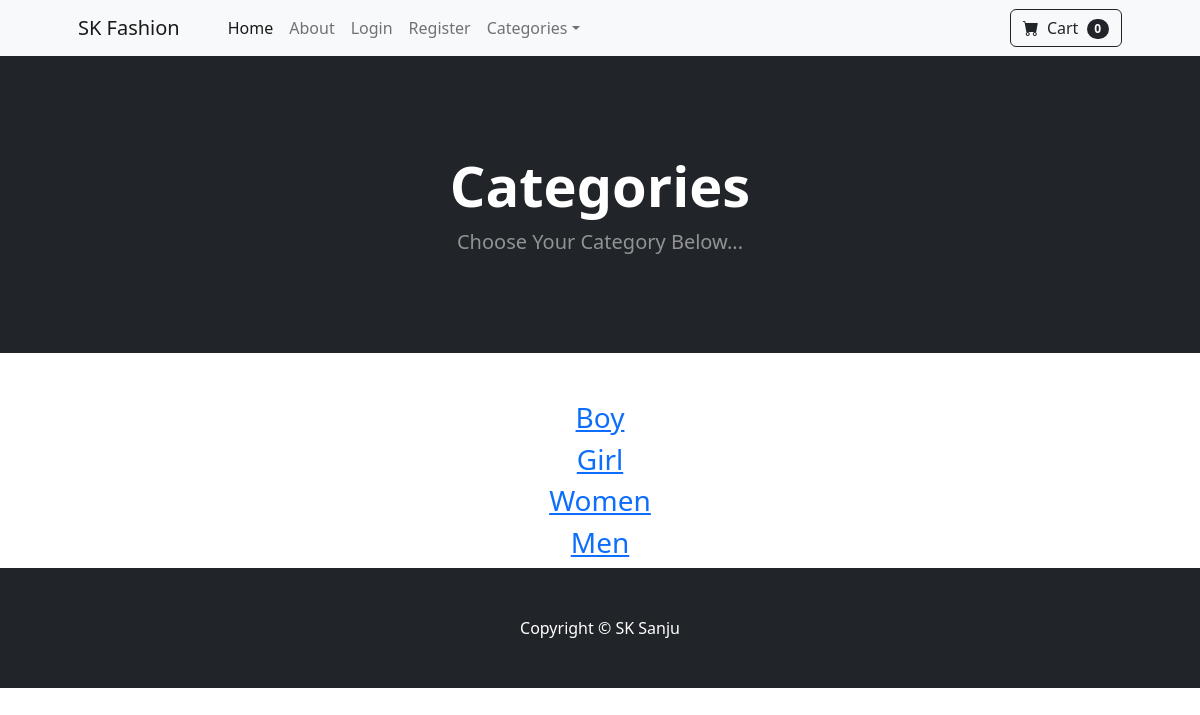
The app's page /category_summary/ with its own data.
### store/models.py (models this page shows)
class Category(models.Model):
    id = models.AutoField(primary_key=True)
    name = models.CharField(max_length=50)
    def __str__(self):
        return self.name
    class Meta:
        verbose_name_plural = 'categories'

### store/views.py (the view)
# urls.py: path('category_summary/', views.category_summary, name='category_summary'),
def category_summary(reguest):
    categories = Category.objects.all()
    return render(reguest, 'category_summary.html', {"categories": categories})

### cart/cart.py (called while the page is built)
    def __len__(self):
        return len(self.cart)

### cart/context_processors.py (called while the page is built)
def cart(request):
    return{'cart':Cart(request)}

### store/templates/category_summary.html
{% extends "base.html" %}
{% block content %}
<header class="bg-dark py-5">
    <div class="container px-4 px-lg-5 my-5">
        <div class="text-center text-white">
            <h1 class="display-4 fw-bolder">Categories</h1>
            <p class="lead fw-normal text-white-50 mb-0">Choose Your Category Below...</p>
        </div>
    </div>
</header>
<br><br>
<div class="container">
    <div class="row">
        <center>
            {% for category in categories %}
            <h3><a href="{% url 'category' category %}">{{ category }}</a></h3>
            {% endfor %}
        </center>
    </div>
</div>
{% endblock %}

### records on screen
Category: name "Boy"
Category: name "Girl"
Category: name "Women"
Category: name "Men"

### other values on screen
{{ cart|length }} "0"
